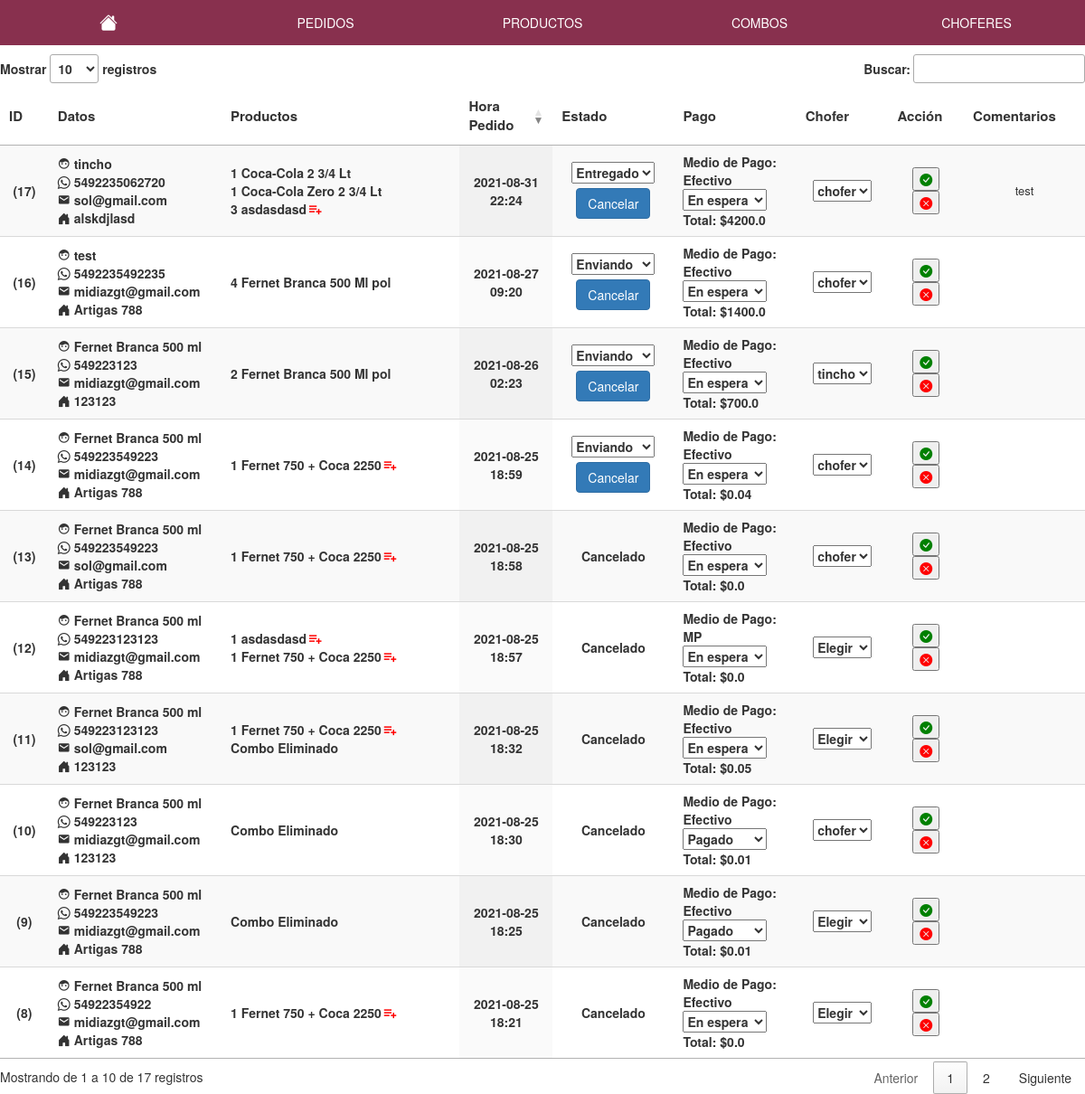
The page /panel/pedidos (signed in) on the database its author committed.
### tienda/models.py (models this page shows, shortened)
class Pedidos(db.Model):
    id=db.Column(db.Integer(),primary_key=True)
    direccion=db.Column(db.String(length=200),nullable=False)
    nombre=db.Column(db.String(length=100),nullable=False)
    telefono=db.Column(db.Integer(),nullable=True)
    email= db.Column(db.String(100))
    fechaHoraPedido=db.Column(db.String(100))
    fechaHoraEntrega=db.Column(db.String(100))
    estado=db.Column(db.String(length=50),nullable=False) #estado de envio
    chofer=db.Column(db.Integer(),db.ForeignKey('usuarios.id'))
    descripcion=db.Column(db.String(length=500),nullable=False)
    formaPago=db.Column(db.String(length=100),nullable=False)
    estadoPago=db.Column(db.String(length=100),nullable=False)
    datos_pedido= db.Column(types.JSON(),nullable=False)
    costo=db.Column(db.Float(),nullable=False)

class Combos(db.Model):
    id=db.Column(db.Integer(),primary_key=True)
    nombre=db.Column(db.String(length=500),nullable=False)
    datos_combo= db.Column(types.JSON(),nullable=False)  # id del producto y cantidad
    precioFinal=db.Column(db.Float(),nullable=False)
    stock=db.Column(db.Integer(),nullable=False)
    imagen=db.Column(db.String(),nullable=False)

class Productos(db.Model):
    id=db.Column(db.Integer(),primary_key=True)
    nombre=db.Column(db.String(length=500),nullable=False)
    categoria=db.Column(db.String(length=100),nullable=False)
    precio=db.Column(db.Float(),nullable=False)
    stock=db.Column(db.Integer(),nullable=False)
    oferta=db.Column(db.Integer(),nullable=True)
    precioFinal=db.Column(db.Float(),nullable=False)
    imagen=db.Column(db.String(),nullable=False)

### tienda/usuario/routesadmin.py (the view)
@app.route('/panel/pedidos', methods=['GET','POST'])
@login_required
def tablapedidos():
    pedidos = Pedidos.query.all()
    productos = Productos.query.all()
    combos = Combos.query.all()
    info = [None]*1000 #aca van los datos del carrito
    prod = [None]*1000 #aca van los datos del carrito
    comb = [None]*1000
    infocombos = [None]*1000
    for items in pedidos:
        info[items.id] = json.loads(items.datos_pedido)
    for items in  productos:
        prod[items.id]=items
    for items in  combos:
        comb[items.id]=items
        infocombos[items.id] = json.loads(items.datos_combo)
    choferes=Usuarios.query.filter(Usuarios.chofer==1)
    return render_template('paneltablapedidos.html',data=pedidos,info=info,productos=productos,prod=prod,choferes=choferes,combos=combos,comb=comb,infocombos=infocombos)

### tienda/carrito/routes.py (called while the page is built)
@app.context_processor
def contar_carrito():
	try:
		if request.cookies.get("carrito") is None:
			return {'num_articulos': 0}
		else:
			datos = json.loads(request.cookies.get("carrito"))
			return {'num_articulos': len(datos)}
	except:
			return {'num_articulos': 0}

### tienda/routes.py (called while the page is built)
@login_manager.user_loader
def load_user(user_id):
	aux=Usuarios.query.get(int(user_id))
	return aux

### tienda/templates/paneltablapedidos.html (shortened to what this page needs)
{% extends 'layout-admin.html' %}
{% block content %}
<div class="contenido">
	<table id="pedidos" hidden="hidden" class="display" style="width:100%;">
        <thead>
            <tr>
            	<th>ID</th>
                <th>Datos</th>
                <th>Productos</th>
                <th>Hora Pedido</th>
                <th>Estado</th>
                <th>Pago</th>
                <th>Chofer</th>
                <th>Acción</th>
                <th>Comentarios</th>
            </tr>
        </thead>
        <tbody>
        	{%for i in data %}
           <tr>
           	<td>({{i.id}})</td>
           	<td>
           		<div class="datos">
           			<span><i class='bx bxs-face'></i> {{i.nombre}}</span>
           			<span><i class="bi bi-whatsapp"></i> {{i.telefono}}</span>
           			<span><i class='bx bxs-envelope' ></i> {{i.email}}</span>
           			<span><i class="bi bi-house-door-fill"></i> {{i.direccion}}</span>
           		</div>
           	</td>
           	<td style="min-width: 200px;">
           		<div class="productos">
           			{%  for j in info[i.id] %}
           			<div>
           			  {% if j.tipo=='combo' %}
           			  	{% if comb[j.id|int]!=None %}
           			  	<details>
	           			  <summary style="display:flex; align-items: center;">{{ j.cantidad }} {{comb[(j.id | int)].nombre}} <i class='bx bx-list-plus' style="font-size: 18px; color: red;"></i></summary>
	           			</details>
	           			{% else %}
	           			<span>Combo Eliminado</span>
	           			{% endif %}
           			  {% else %}
           			  	{% if prod[j.id|int]!=None %}
           			  		{{ j.cantidad }} {{prod[(j.id | int)].nombre}}
           			  	{% else %}
           			  	<span>Producto Eliminado</span>
           			  	{% endif %}
           			  {% endif %}
           			 </div>
           			{% endfor %}
           		</div>
           	</td>
           	<td>
           		{{i.fechaHoraPedido[:16]}}
           	</td>
           	<td>
           		{% if i.estado != 'Cancelado' %}
           		<form method="POST" action="/panel/pedidos/estadoenvio">
	           		<select name="estadoenvio" onchange="this.form.submit();">
	           			<option type="text" value="{{i.estado}}">{{i.estado}}</option>
	           		</select>
           		</form>
           		{% if i.estado != 'Cancelado' %}
           		<button type="button" data-toggle="modal" data-target="#myModal" class="cancelar-pedido btn btn-primary" data-id="{{i.id}}" style="margin-top: 5px;">Cancelar</button>
           		{% endif %}
           		{% else %}
           		<span>Cancelado</span>
           		{% endif %}
           	</td>
           	<td class="datos-pago">
           		<div>Medio de Pago:</br> {{i.formaPago}}</div>
           		<div>
           			<form method="POST" action="/panel/pedidos/estadopago">
           			<select name="estadopago" onchange="this.form.submit();">
           				<option type="text" value="{{i.estadoPago}}">{{i.estadoPago}}</option>
           			</select>
           		</form>
           		</div>
           		<div>Total: ${{i.costo}}</div>
           	</td>
           	<td>
           		<form method="POST" action="/panel/pedidos/chofer">
           			<select name="chofer" onchange="this.form.submit();">
           				{% if i.chofer != None %}
		           			{% for j in choferes %}
			           			{% if i.chofer == j.id %}
			           				<option value="{{j.id}}" >{{j.nombre}}</option>
			           			{% endif %}
		           			{% endfor %}
		           		{% else %}
		           			<option value="None">Elegir</option>
	           			{% endif %}
           			</select>
           		</form>
           	</td>
           	<td>
           		<a target="_blank" href="whatsapp://send?phone={{i.telefono}}&text=Hola%20{{i.nombre}}%20recibimos tu pedido ID: {{i.id}}."><button><i class="bi bi-check-circle-fill" style="color: green;"></i></button></a>
           		<a target="_blank" href="whatsapp://send?phone=5492235062720&text=Hola%20{{i.nombre}}%20por x razon no podemos concretar tu compra."><button><i class="bi bi-x-circle-fill" style="color: red;"></i></button></a>
           	</td>
           	<td>
           		<div style="max-width: 200px; font-size: 13px; font-weight: normal;">{{i.descripcion}}</div>
           	</td>
           </tr>
           {% endfor %}
        </tbody>
    </table>
</div>
{% endblock content %}

### tienda/static/admin.css (style rules this page uses)
body { background-color: rgb(245,245,245); font-family: arial; min-height: 100%; font-size: 14px; }
html, body { margin: 0; height: 100%; }
a { text-decoration: none !important; }
.contenido { max-width: 1200px; margin: auto; margin-top: 10px; }
th { font-size: 15px; }
td { text-align: center; font-weight: bold; }
td input, td select { font-weight: bold; }
td .datos { display: flex; flex-direction: column; }
#pedidos .productos { overflow-y: auto; max-height: 150px; }
#pedidos .productos, #pedidos .datos, #pedidos .datos-pago { text-align: left; }

### rows shown on the page
Pedidos: id "8", nombre "Fernet Branca 500 ml", telefono "54922354922", email "midiazgt@gmail.com", direccion "Artigas 788", cantidad "1", fechaHoraPedido "2021-08-25 18:21", estado "Cancelado", formaPago "Efectivo", estadopago "En espera", costo "0.0", chofer "Elegir"
Combos: nombre "Fernet 750 + Coca 2250" "Fernet 750 + Coca 2250" "Fernet 750 + Coca 2250" "Fernet 750 + Coca 2250" "Fernet 750 + Coca 2250"
Pedidos: id "9", nombre "Fernet Branca 500 ml", telefono "549223549223", email "midiazgt@gmail.com", direccion "Artigas 788", fechaHoraPedido "2021-08-25 18:25", estado "Cancelado", formaPago "Efectivo", estadopago "Pagado", costo "0.01", chofer "Elegir"
Pedidos: id "10", nombre "Fernet Branca 500 ml", telefono "549223123", email "midiazgt@gmail.com", direccion "123123", fechaHoraPedido "2021-08-25 18:30", estado "Cancelado", formaPago "Efectivo", estadopago "Pagado", costo "0.01"
Pedidos: id "11", nombre "Fernet Branca 500 ml", telefono "549223123123", email "sol@gmail.com", direccion "123123", cantidad "1", fechaHoraPedido "2021-08-25 18:32", estado "Cancelado", formaPago "Efectivo", estadopago "En espera", costo "0.05", chofer "Elegir"
Pedidos: id "12", nombre "Fernet Branca 500 ml", telefono "549223123123", email "midiazgt@gmail.com", direccion "Artigas 788", cantidad "1" "1", fechaHoraPedido "2021-08-25 18:57", estado "Cancelado", formaPago "MP", estadopago "En espera", costo "0.0", chofer "Elegir"
Combos: nombre "asdasdasd" "asdasdasd"
Pedidos: id "13", nombre "Fernet Branca 500 ml", telefono "549223549223", email "sol@gmail.com", direccion "Artigas 788", cantidad "1", fechaHoraPedido "2021-08-25 18:58", estado "Cancelado", formaPago "Efectivo", estadopago "En espera", costo "0.0"
Pedidos: id "14", nombre "Fernet Branca 500 ml", telefono "549223549223", email "midiazgt@gmail.com", direccion "Artigas 788", cantidad "1", fechaHoraPedido "2021-08-25 18:59", estadoenvio "Enviando", formaPago "Efectivo", estadopago "En espera", costo "0.04"
Pedidos: id "15", nombre "Fernet Branca 500 ml", telefono "549223123", email "midiazgt@gmail.com", direccion "123123", cantidad "2", fechaHoraPedido "2021-08-26 02:23", estadoenvio "Enviando", formaPago "Efectivo", estadopago "En espera", costo "700.0"
Productos: nombre "Fernet Branca 500 Ml pol" "Fernet Branca 500 Ml pol"
Pedidos: id "16", nombre "test", telefono "5492235492235", email "midiazgt@gmail.com", direccion "Artigas 788", cantidad "4", fechaHoraPedido "2021-08-27 09:20", estadoenvio "Enviando", formaPago "Efectivo", estadopago "En espera", costo "1400.0"
Pedidos: id "17", nombre "tincho", telefono "5492235062720", email "sol@gmail.com", direccion "alskdjlasd", cantidad "1" "1", cantidad "3", fechaHoraPedido "2021-08-31 22:24", estadoenvio "Entregado", formaPago "Efectivo", estadopago "En espera", costo "4200.0", descripcion "test"
Productos: nombre "Coca-Cola 2 3/4 Lt"
Productos: nombre "Coca-Cola Zero 2 3/4 Lt"

### other values the page prints
form field chofer "chofer"
form field chofer "tincho"
